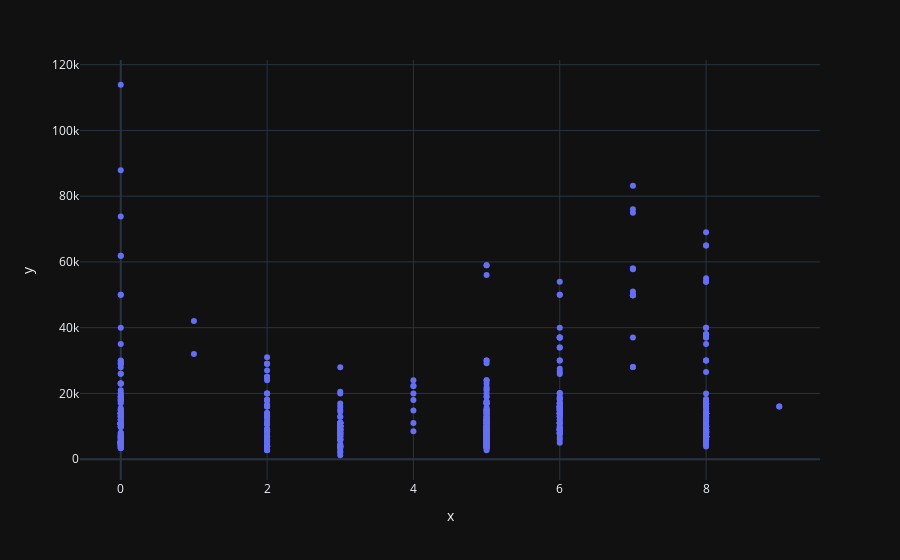

Write notebook code for a chart like this one.
### Code cell
px.scatter(x=mobile_df["Front_Camera_MP"],y=mobile_df["Price in Rupees"])

### Figure 1 — Plotly figure (JSON) as saved in the notebook; plotly's stock layout.template omitted (floating-point values rounded to 4 significant figures; data arrays with more than 128 entries replaced by an {"elided": "..."} marker saying what was removed)
{"data": [{"hovertemplate": "x=%{x}<br>y=%{y}<extra></extra>", "legendgroup": "", "marker": {"color": "#636efa", "symbol": "circle"}, "mode": "markers", "name": "", "orientation": "v", "showlegend": false, "type": "scatter", "x": {"elided": "823 int values"}, "xaxis": "x", "y": {"elided": "823 int values"}, "yaxis": "y"}], "layout": {"legend": {"tracegroupgap": 0}, "margin": {"t": 60}, "xaxis": {"anchor": "y", "domain": [0, 1], "title": {"text": "x"}}, "yaxis": {"anchor": "x", "domain": [0, 1], "title": {"text": "y"}}}}
